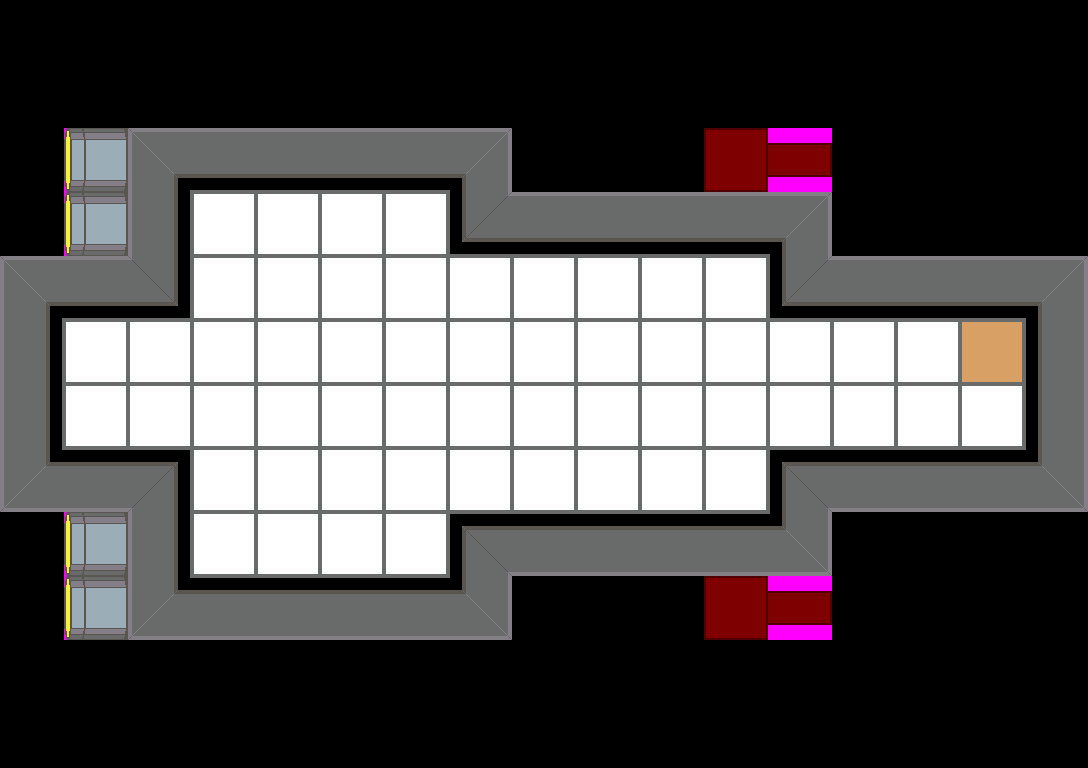

Below is a game level as drawn by its tile map, then a one-line description and the .tmx file that defines it, in full:
An orthogonal 17x12 tile map with 64x64 px tiles, 1 tile layer (Tile Layer 1).

<map version="1.2" tiledversion="1.2.3" orientation="orthogonal" renderorder="left-down" width="17" height="12" tilewidth="64" tileheight="64" infinite="0" nextlayerid="2" nextobjectid="1">
 <tileset firstgid="1" name="TestTiles" tilewidth="64" tileheight="64" tilecount="144" columns="12">
  <image source="Tiles.png" trans="ff00ff" width="768" height="768" />
  <tile id="0">
   <properties>
    <property name="Collision" type="int" value="1" />
    <property name="Health" type="int" value="100" />
   </properties>
  </tile>
  <tile id="1">
   <properties>
    <property name="Collision" type="int" value="1" />
    <property name="Health" type="int" value="100" />
   </properties>
  </tile>
  <tile id="2">
   <properties>
    <property name="Collision" type="int" value="1" />
    <property name="Health" type="int" value="100" />
   </properties>
  </tile>
  <tile id="3">
   <properties>
    <property name="Collision" type="int" value="1" />
    <property name="Health" type="int" value="100" />
   </properties>
  </tile>
  <tile id="4">
   <properties>
    <property name="Collision" type="int" value="1" />
    <property name="Health" type="int" value="100" />
   </properties>
  </tile>
  <tile id="5">
   <properties>
    <property name="Collision" type="int" value="1" />
    <property name="Health" type="int" value="100" />
   </properties>
  </tile>
  <tile id="6">
   <properties>
    <property name="Collision" type="int" value="1" />
    <property name="Health" type="int" value="100" />
   </properties>
  </tile>
  <tile id="7">
   <properties>
    <property name="Collision" type="int" value="1" />
    <property name="Health" type="int" value="100" />
   </properties>
  </tile>
  <tile id="8">
   <properties>
    <property name="Collision" type="int" value="1" />
    <property name="Health" type="int" value="100" />
   </properties>
  </tile>
  <tile id="12">
   <properties>
    <property name="Collision" type="int" value="4" />
    <property name="Health" type="int" value="100" />
   </properties>
  </tile>
  <tile id="13">
   <properties>
    <property name="Collision" type="int" value="4" />
    <property name="Health" type="int" value="100" />
   </properties>
  </tile>
  <tile id="24">
   <properties>
    <property name="Collision" type="int" value="1" />
    <property name="Health" type="int" value="200" />
   </properties>
  </tile>
  <tile id="26">
   <properties>
    <property name="Collision" type="int" value="1" />
    <property name="Health" type="int" value="200" />
   </properties>
  </tile>
 </tileset>
 <layer id="1" name="Tile Layer 1" width="17" height="12">
  <data encoding="csv">
0,0,0,0,0,0,0,0,0,0,0,0,0,0,0,0,0,
0,0,0,0,0,0,0,0,0,0,0,0,0,0,0,0,0,
0,27,1610612739,1,1,1,1,3,0,0,0,25,26,0,0,0,0,
0,27,1610612737,13,13,13,13,2,1,1,1,1,3,0,0,0,0,
1610612739,1,1610612738,13,13,13,13,13,13,13,13,13,2,1,1,1,3,
1610612737,13,13,13,13,13,13,13,13,13,13,13,13,13,13,14,2684354561,
1610612737,13,13,13,13,13,13,13,13,13,13,13,13,13,13,13,2684354561,
3221225475,3221225473,3221225474,13,13,13,13,13,13,13,13,13,2684354562,3221225473,3221225473,3221225473,2684354563,
0,27,1610612737,13,13,13,13,2684354562,3221225473,3221225473,3221225473,3221225473,2684354563,0,0,0,0,
0,27,3221225475,3221225473,3221225473,3221225473,3221225473,2684354563,0,0,0,25,26,0,0,0,0,
0,0,0,0,0,0,0,0,0,0,0,0,0,0,0,0,0,
0,0,0,0,0,0,0,0,0,0,0,0,0,0,0,0,0
</data>
 </layer>
</map>